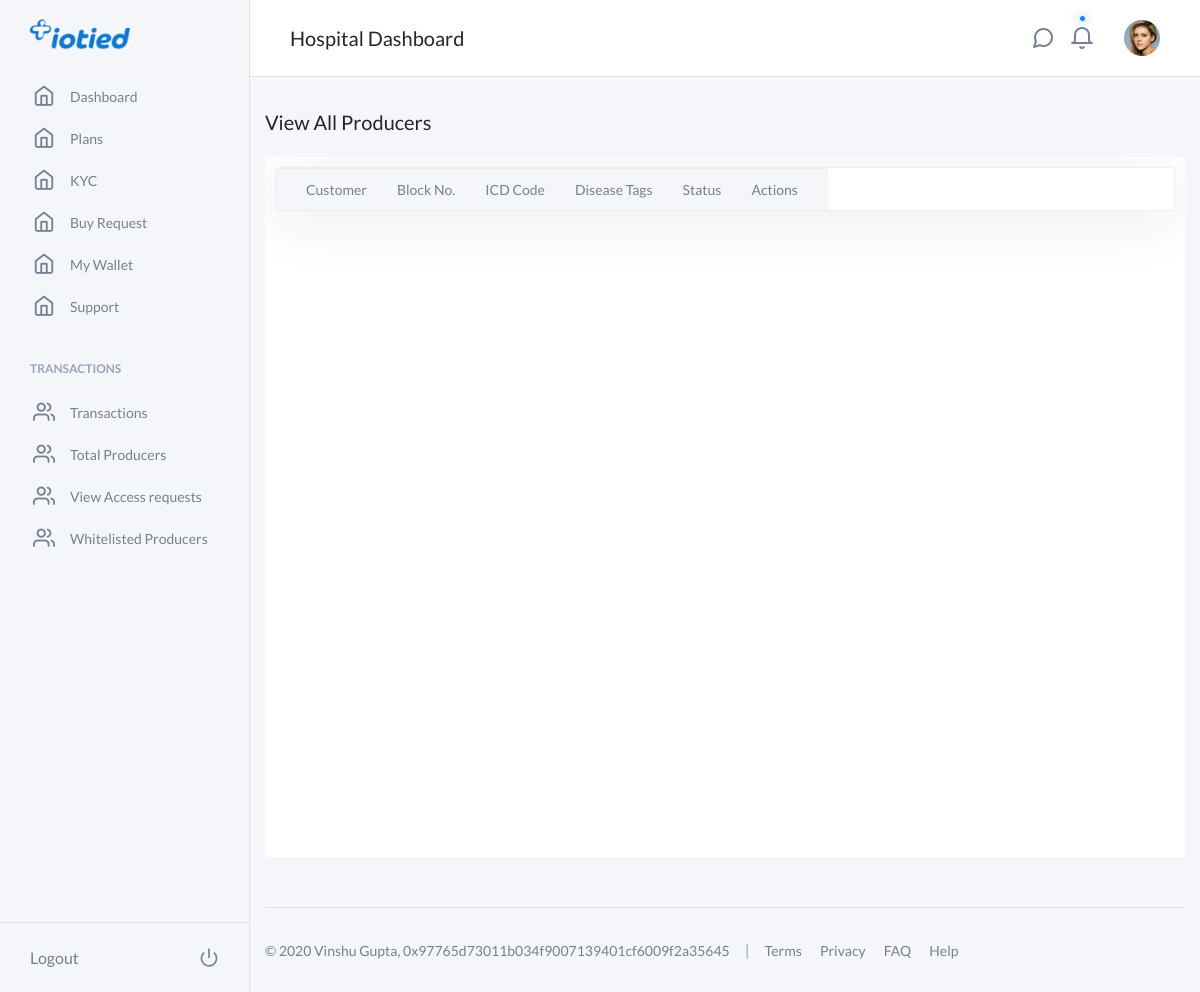
Screenshot of /view_producers.php (signed in) with the database file from the repository.
### tables this page shows
CREATE TABLE `users` (
  `id` int(11) NOT NULL,
  `name` varchar(100) NOT NULL,
  `email` varchar(50) NOT NULL,
  `tx_address` varchar(60) NOT NULL,
  `file` varchar(150) NOT NULL DEFAULT 'default.jpg',
  `gender` varchar(10) NOT NULL DEFAULT 'Male',
  `date` timestamp NOT NULL DEFAULT CURRENT_TIMESTAMP ON UPDATE CURRENT_TIMESTAMP,
  `verified` varchar(20) NOT NULL DEFAULT 'True',
  `password` varchar(100) NOT NULL,
  `phone` varchar(20) NOT NULL DEFAULT '1234567890',
  `balance` varchar(10) NOT NULL DEFAULT '500',
  `kyc_approved` varchar(20) NOT NULL DEFAULT 'Pending',
  `country` varchar(100) NOT NULL DEFAULT 'India',
  `type` varchar(30) NOT NULL
);

### administrator/function.php (called while the page is built, shortened)
<?php
     function authenticate(){
    if(isset($_SESSION['user'], $_SESSION['loged_primitives']))
      {
         include 'connection.php';
          $pdo = new PDO($dsn, $user, $pass, $opt);
          try {
              $stmt = $pdo->prepare('SELECT * FROM users WHERE email = :user');
          } catch(PDOException $ex) {
              echo "An Error occured!";
              print_r($ex->getMessage());
          }
          $stmt->execute(['user' => $_SESSION['user']]);
          $user = $stmt->fetch();
          $pass = md5($user['password']);
           return $user;      }
      else
      {
        header('Location:sign_in.php?choice=error&value=Session timed out. Login again.');
      }
       return $user;
  }
 ?>

### view_producers.php (the view, shortened to what this page needs)
<?php session_start();
    include 'administrator/function.php';
    $pdo_auth = authenticate();
?>
<!doctype html>
<html lang="en">
<head>
    <link rel="stylesheet" href="css/neat.minc619.css?v=1.0">
    <link rel="stylesheet" href="https://cdn.datatables.net/1.10.20/css/jquery.dataTables.min.css" />
    <link rel="stylesheet" href="https://cdn.datatables.net/buttons/1.6.1/css/buttons.dataTables.min.css" />
  </head>
  <body>
    <div class="o-page">
      <?php include 'sidebar.php'; ?>
      <main class="o-page__content">
        <?php include 'header.php'; ?>
        <div class="container-fluid">
          <div class="row">
            <div class="col-12">
              <h4>View All Producers </h4>
              <div style="padding: 10px;"></div>
              <div class="c-table-responsive@wide">
               <div style="padding:10px;background-color: #fff;min-height: 700px">
                  <table class="c-table" id="example">
                  <thead class="c-table__head">
                    <tr class="c-table__row">
                      <th class="c-table__cell c-table__cell--head">Customer</th>
                      <th class="c-table__cell c-table__cell--head">Block No.</th>
                      <th class="c-table__cell c-table__cell--head">ICD Code</th>
                      <th class="c-table__cell c-table__cell--head">Disease Tags</th>
                      <th class="c-table__cell c-table__cell--head">Status</th>
                      <th class="c-table__cell c-table__cell--head">Actions</th>
                    </tr>
                  </thead>
                </table>
               </div>
              </div>
            </div>
          </div>
          <?php include 'footer.php';  ?>
        </div>
      </main>
    </div>
  </body>
</html>

### header.php (shortened to what this page needs)
<header class="c-navbar u-mb-medium">
          <h2 class="c-navbar__title"><?php echo $pdo_auth['type']; ?> Dashboard</h2>
          <div class="c-dropdown dropdown u-mr-small">
            <div class="c-notification dropdown-toggle" id="dropdownMenuToggle1" data-toggle="dropdown" aria-haspopup="true" aria-expanded="false" role="button">
              <i class="c-notification__icon feather icon-message-circle"></i>
            </div>
          </div>
          <div class="c-dropdown dropdown u-mr-medium">
            <div class="c-notification has-indicator dropdown-toggle" id="dropdownMenuToggle2" data-toggle="dropdown" aria-haspopup="true" aria-expanded="false" role="button">
              <i class="c-notification__icon feather icon-bell"></i>
            </div>
          </div>
          <div class="c-dropdown dropdown">
            <div class="c-avatar c-avatar--xsmall dropdown-toggle" id="dropdownMenuAvatar" data-toggle="dropdown" aria-haspopup="true" aria-expanded="false" role="button">
              <img class="c-avatar__img" src="img/avatar-72.jpg" alt="Adam Sandler">
            </div>
          </div>
        </header>

### footer.php
<div class="row">
            <div class="col-12">
              <footer class="c-footer">
                <p>© <?php echo date("Y"); ?> <?php echo $pdo_auth['name']; ?>, <?php echo $pdo_auth['tx_address']; ?></p>
                <span class="c-footer__divider">|</span>
                <nav>
                  <a class="c-footer__link" href="#">Terms</a>
                  <a class="c-footer__link" href="#">Privacy</a>
                  <a class="c-footer__link" href="#">FAQ</a>
                  <a class="c-footer__link" href="#">Help</a>
                </nav>
              </footer>
            </div>
          </div>

### rows the page displays
users: type "Hospital", name "Vinshu Gupta", tx_address "0x97765d73011b034f9007139401cf6009f2a35645"
